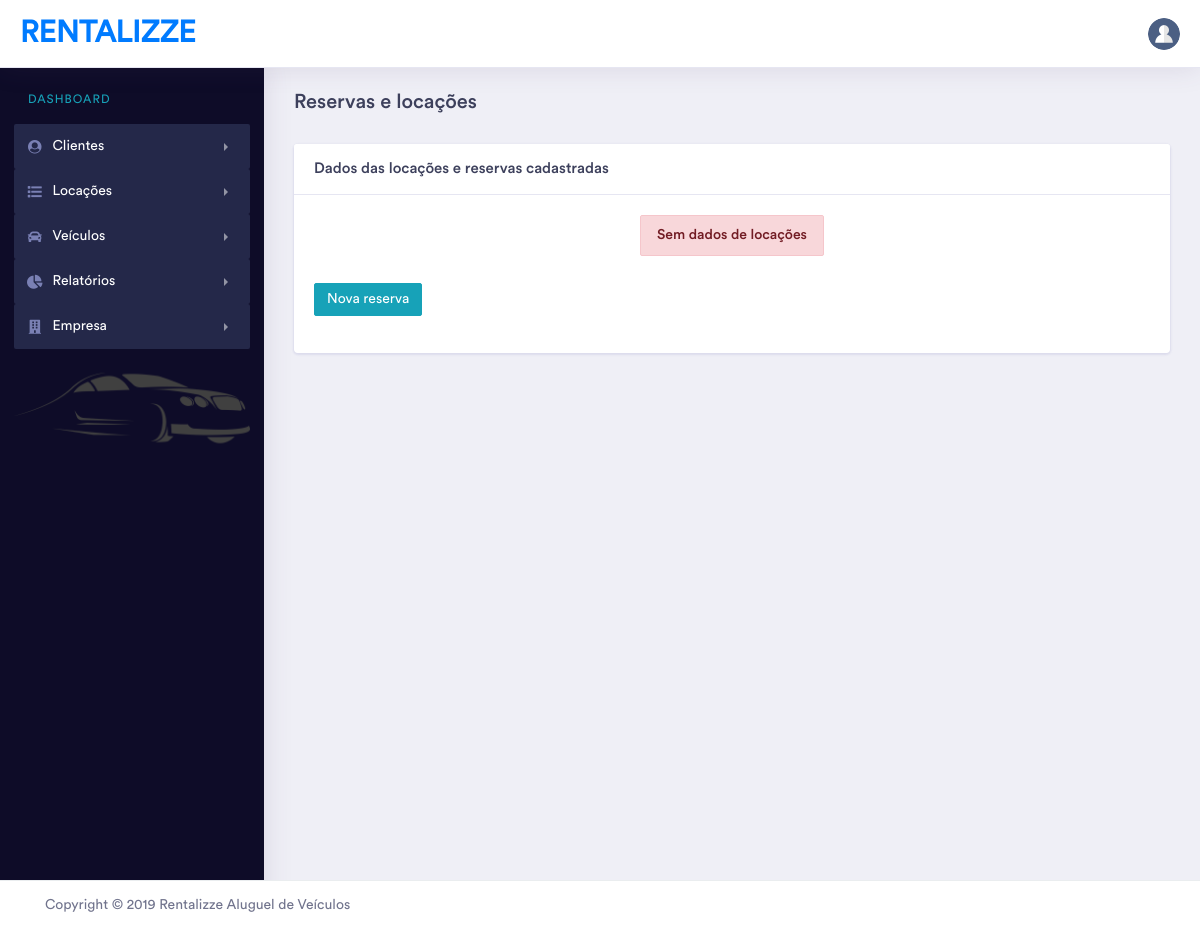
The app's page /listar_locacoes/ (signed in), older data.
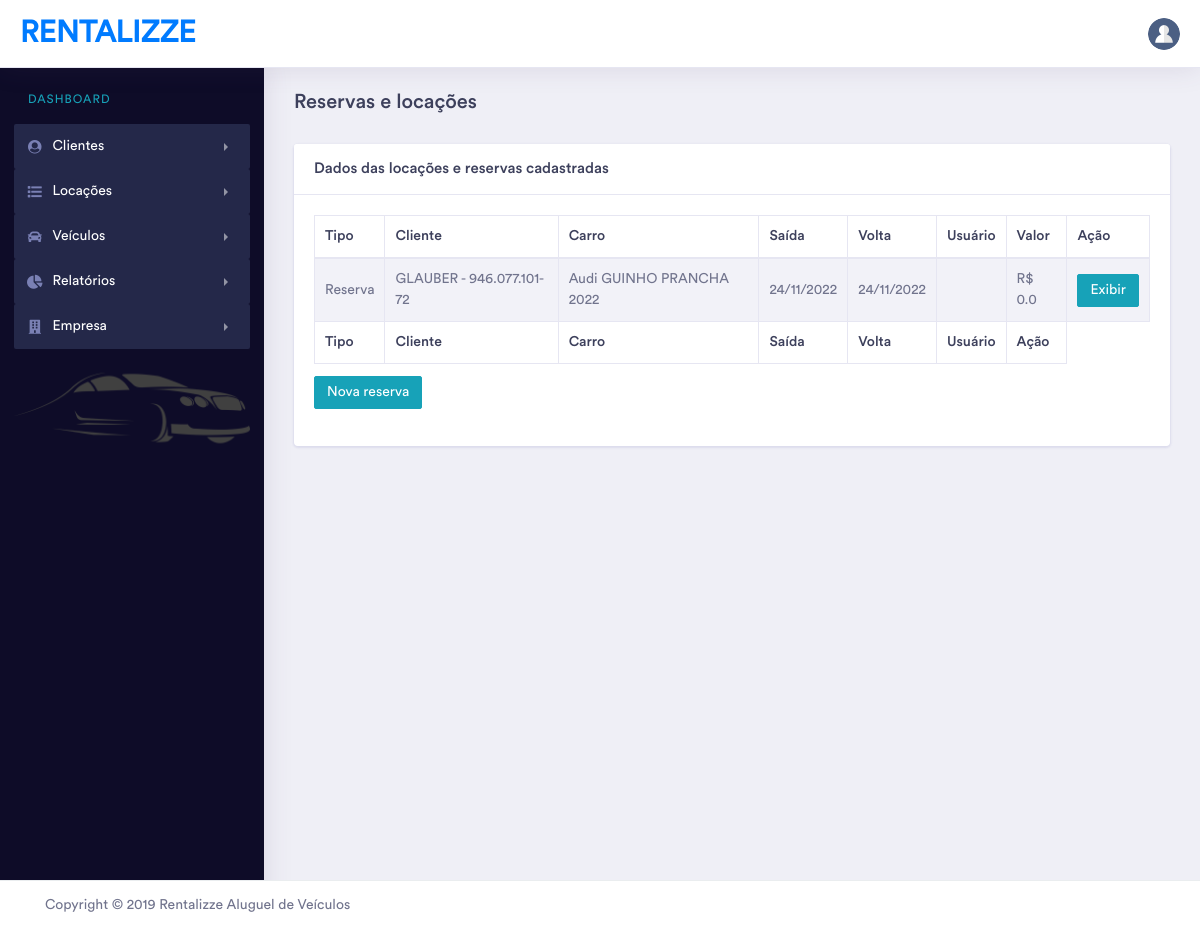
The same page, newer data.
### sistema/models.py (models this page shows, shortened)
class Locacao(models.Model):
    STATUS_CHOICES = (('Ativo', 'Ativo'), ('Inativo', 'Inativo'))
    TIPO_CHOICES = (('Reserva', 'Reserva'), ('Saída', 'Saída'))
    data_locacao = models.DateField()
    data_devolucao = models.DateField()
    usuario =  CurrentUserField()
    cliente = models.ForeignKey(Cliente, on_delete=models.CASCADE)
    carro = models.ForeignKey('Automovel', on_delete=models.CASCADE)
    criado_em = models.DateTimeField(auto_now=True)
    modificacado_em = models.DateTimeField(auto_now_add=True)
    tipo = models.CharField(max_length=7, choices=TIPO_CHOICES)
    valor_locacao = models.FloatField()
    valor_diaria = models.FloatField()
    status = models.CharField(max_length=12, choices=STATUS_CHOICES, default='Ativo')

class Cliente(models.Model):
    STATUS_CHOICES = (('Ativo', 'Ativo'), ('Inativo', 'Inativo'))
    nome_cliente = models.CharField(max_length=200)
    cpf_cliente = models.CharField(max_length=14, unique=True, null=True, blank=True)
    telefone_cliente = models.CharField(max_length=20)
    email_cliente = models.CharField(max_length=120)
    rg_cliente = models.CharField(max_length=50)
    cnpj_cliente = models.CharField(max_length=50, unique=True, blank=True, null=True)
    cnh_cliente = models.CharField(max_length=100)
    validade_cnh = models.DateField(max_length=50)
    criado_em = models.DateTimeField(auto_now=True)
    rua = models.CharField(max_length=200)
    numero = models.IntegerField()
    complemento = models.CharField(max_length=200, default='SEM', blank=True)
    cep = models.CharField(max_length=10)
    bairro = models.CharField(max_length=200)
    estado = models.CharField(max_length=2)
    cidade = models.CharField(max_length=200)
    modificado_em = models.DateTimeField(auto_now_add=True)
    status = models.CharField(max_length=7, choices=STATUS_CHOICES)
    def __str__(self):
        if self.cpf_cliente:
            return self.nome_cliente + ' - ' + self.cpf_cliente
        return self.nome_cliente + ' - ' + self.cnpj_cliente

class Automovel(models.Model):
    STATUS_CHOICES = (
        ('Disponível', 'Disponível'),
        ('Indisponível', 'Indisponível'),
    )
    COMBUSTIVEL_CHOICES = (
        ('Gasolina', 'Gasolina'), ('Flex', 'Flex'),
        ('Diesel', 'Diesel'), ('Híbrido/Elétrico', 'Híbrido/Elétrico'),
    )
    MARCA_CHOICES = (
        ('Mercedes - Benz', 'Mercedes - Benz'), ('Audi', 'Audi'),('BMW', 'BMW'),
        ('Volkswagen',  'Volkswagen'), ('Chevrolet', 'Chevrolet'), ('Renault', 'Renault'),
        ('Ford', 'Ford'), ('Toyota', 'Toyota'), ('Fiat', 'Fiat'), ('Hyundai', 'Hyundai'),
        ('Peugeot', 'Peugeot'), ('Lexus', 'Lexus'), ('Kia','Kia'), ('Citroën', 'Citroën'),
        ('Nissan', 'Nissan'), ('Mitsubishi', 'Mitsubishi'), ('Chery', 'Chery'),('Jeep', 'Jeep'),
    )
    CATEGORIA_CHOICES = (
        ('Utilitário Esportivo', 'Utilitário Esportivo'),
        ('Sedã', 'Sedã'), ('Conversível / Cupê', 'Conversível / Cupê'),
        ('Hatch', 'Hatch'), ('Picape', 'Picape'), ('Hibrido / Elétrico', 'Hibrido / Elétrico'),
        ('Van','Van'), ('Outro', 'Outro'),
    )
    NRO_PORTAS_AUTOMOVEL_CHOICES =(
        ('2', '2 Portas'),
        ('3', '3 Portas'),
        ('4', '4 Portas'),
        ('5', '5 Portas'), # Existe!
    )
    placa_automovel = models.CharField(max_length=15, unique=True,
                                       error_messages={'unique':"Já há um automóvel com esta placa!"})
    cor_automovel = models.CharField(max_length=20)
    nro_portas_automovel = models.CharField(max_length=10, choices=NRO_PORTAS_AUTOMOVEL_CHOICES)
    tipo_combustivel_automovel = models.CharField(max_length=50, choices=COMBUSTIVEL_CHOICES)
    quilometragem_automovel = models.FloatField()
    renavam_automovel = models.CharField(max_length=20, unique=True)
    valor_locacao = models.FloatField()
    motor = models.CharField(max_length=3)
    marca = models.CharField(choices=MARCA_CHOICES, max_length=50)
    modelo = models.CharField(max_length=200)
    ano = models.PositiveIntegerField()
    criado_em = models.DateTimeField(auto_now=True)
    categoria = models.CharField(choices=CATEGORIA_CHOICES, max_length=50)
    modificacado_em = models.DateTimeField(auto_now_add=True)
    status = models.CharField(max_length=12, choices=STATUS_CHOICES, default='Disponível')

### sistema/views.py (the view)
# urls.py: path('listar_locacoes/', views.listar_locacoes, name='listar_locacoes'),
@login_required
def listar_locacoes(request):
    dados = Locacao.objects.filter(status='Ativo').order_by('-criado_em')
    return render(request, 'sistema/listar_reservas.html', {'dados':dados})

### templates/sistema/listar_reservas.html (shortened to what this page needs)
{% extends 'sistema/base.html' %}
{% load tags %}
{% block conteudo_janela %}
    <div class="row">
        <div class="col-xl-12 col-lg-12 col-md-12 col-sm-12 col-12">
            <div class="page-header">
                <h3 class="mb-2">Reservas e locações{% if fim %} já finalizadas {% else %}{% endif %}</h3>
            </div>
        </div>
    </div>
    <div class="row">
        <div class="col-xl-12 col-lg-12 col-md-12 col-sm-12 col-12">
            <div class="card">
                <div class="card-header">
                    <h5 class="mb-0">Dados das locações e reservas cadastradas</h5>
                </div>
                <div class="card-body">
                    <div class="table-responsive">
                        {% if dados %}
                            <table id="dataTable" class="table table-striped table-bordered second" style="width:100%">
                                <thead>
                                <tr>
                                    <th>Tipo</th>
                                    <th>Cliente</th>
                                    <th>Carro</th>
                                    <th>Saída</th>
                                    <th>Volta</th>
                                    <th>Usuário</th>
                                    <th>Valor</th>
                                    <th>Ação</th>
                                </tr>
                                </thead>
                                <tbody>
                                {% for dado in dados %}
                                    <tr>
                                        <td>{{ dado.tipo }}</td>
                                        <td>{{ dado.cliente }}</td>
                                        <td>{{ dado.carro.marca }} {{ dado.carro.modelo }} {{ dado.carro.ano }}</td>
                                        <td>{{ dado.data_locacao | date:'d/m/Y'}} </td>
                                        <td>{{ dado.data_devolucao | date:'d/m/Y'}}</td>
                                        <td class="text-uppercase">{{ dado.usuario }}</td>
                                        <td>R$ {{ dado.valor_locacao }}</td>
                                        <td><a href="#" data-toggle="modal" data-target="#exibirModal{{ dado.id }}" class="btn btn-primary btn-sm">Exibir</a></td>
                                    </tr>
                                {% endfor %}
                                </tbody>
                                <tfoot>
                                <tr>
                                    <th>Tipo</th>
                                    <th>Cliente</th>
                                    <th>Carro</th>
                                    <th>Saída</th>
                                    <th>Volta</th>
                                    <th>Usuário</th>
                                    <th>Ação</th>
                                </tr>
                                </tfoot>
                            </table>
                        {% else %}
                            <div class="text-center">
                                <h3 class="alert-danger btn">Sem dados de locações</h3>
                            </div>
                        {% endif %}
                    </div>
                    <div class="form-group row text-left">
                        <div class="col col-sm-10 col-lg-9 offset-sm-1 offset-lg-0">
                            <a href="{% url 'locar_veiculo' %}" class="btn btn-sm btn-space btn-primary">Nova reserva</a>
                        </div>
                    </div>
                </div>
            </div>
        </div>
    </div>
{% endblock %}

Row changes from the older to the newer data that the page shows:
added Locacao: tipo "Reserva", cliente "GLAUBER - 946.077.101-72", carro.marca "Audi", carro.modelo "GUINHO PRANCHA", carro.ano "2022", data_locacao "24/11/2022", data_devolucao "24/11/2022", valor_locacao "0.0"
Text that changed along with them:
text no longer shown: "Sem dados de locações"
text now shown: "Tipo Cliente Carro Saída Volta Usuário Valor Ação Tipo Cliente Carro Saída Volta Usuário Ação"
